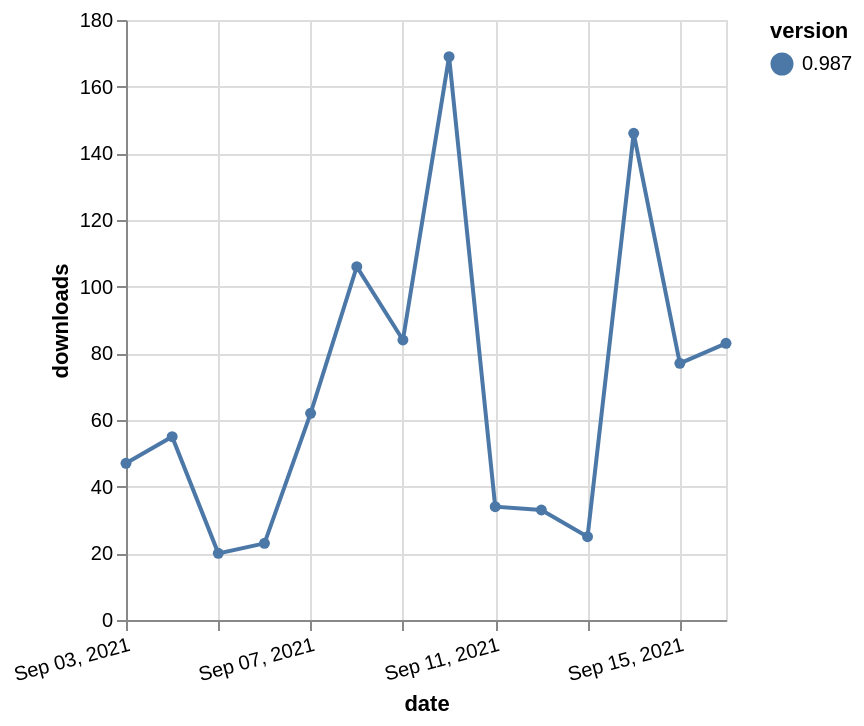

Write the Vega-Lite specification saved for this chart.
### Vega-Lite specification from a JSON file in a GitHub repository (floating-point values rounded to 4 significant figures)
{"$schema": "https://vega.github.io/schema/vega-lite/v5.json", "description": "A simple bar chart with embedded data.", "data": {"values": [{"date": "2021-09-03", "total": 75067, "delta": 47, "version": "0.987"}, {"date": "2021-09-04", "total": 75122, "delta": 55, "version": "0.987"}, {"date": "2021-09-05", "total": 75142, "delta": 20, "version": "0.987"}, {"date": "2021-09-06", "total": 75165, "delta": 23, "version": "0.987"}, {"date": "2021-09-07", "total": 75227, "delta": 62, "version": "0.987"}, {"date": "2021-09-08", "total": 75333, "delta": 106, "version": "0.987"}, {"date": "2021-09-09", "total": 75417, "delta": 84, "version": "0.987"}, {"date": "2021-09-10", "total": 75586, "delta": 169, "version": "0.987"}, {"date": "2021-09-11", "total": 75620, "delta": 34, "version": "0.987"}, {"date": "2021-09-12", "total": 75653, "delta": 33, "version": "0.987"}, {"date": "2021-09-13", "total": 75678, "delta": 25, "version": "0.987"}, {"date": "2021-09-14", "total": 75824, "delta": 146, "version": "0.987"}, {"date": "2021-09-15", "total": 75901, "delta": 77, "version": "0.987"}, {"date": "2021-09-16", "total": 75984, "delta": 83, "version": "0.987"}]}, "width": "container", "mark": {"type": "line", "point": {"filled": true}}, "encoding": {"x": {"field": "date", "type": "temporal", "timeUnit": "yearmonthdate", "title": "date", "axis": {"labelAngle": -15}}, "y": {"field": "delta", "type": "quantitative", "title": "downloads"}, "color": {"field": "version", "type": "nominal"}, "tooltip": {"field": "delta"}}}
